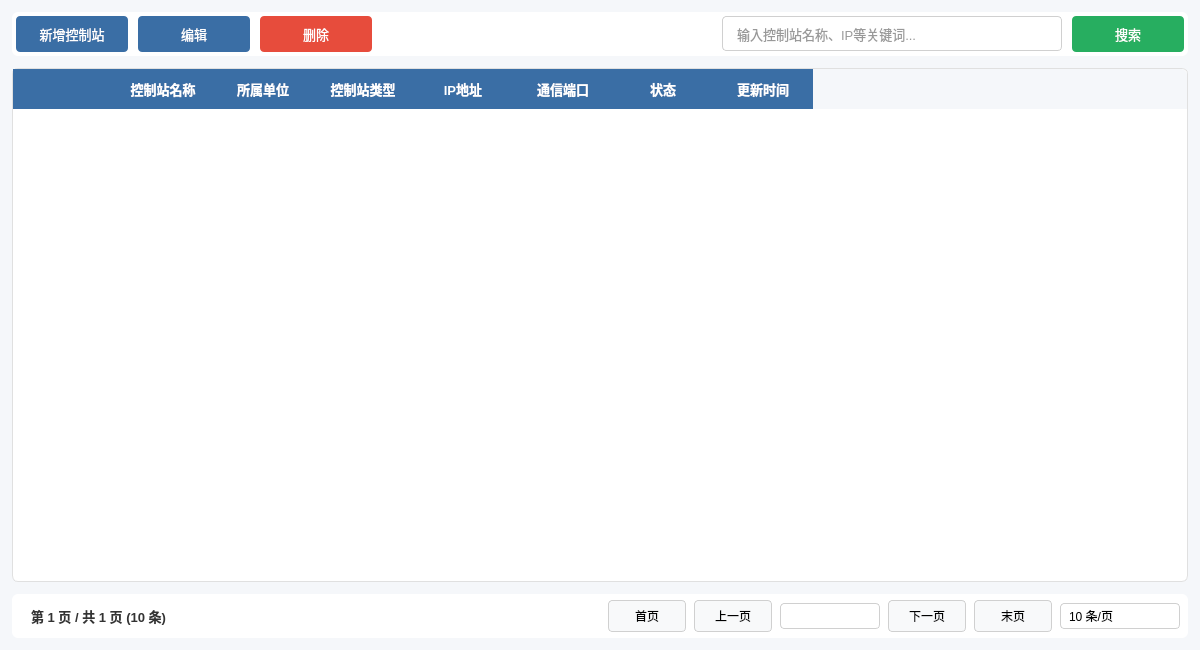
<?xml version="1.0" encoding="UTF-8"?>
<ui version="4.0">
 <class>ControlStationManageWindow</class>
 <widget class="QWidget" name="ControlStationManageWindow">
  <property name="geometry">
   <rect>
    <x>0</x>
    <y>0</y>
    <width>1200</width>
    <height>650</height>
   </rect>
  </property>
  <property name="windowTitle">
   <string>无人平台控制站管理</string>
  </property>
  <property name="styleSheet">
   <string notr="true">
    background-color: #f5f7fa;
    font-family: "Microsoft YaHei", "Segoe UI", sans-serif;
   </string>
  </property>
  <layout class="QVBoxLayout" name="verticalLayout">
   <property name="spacing">
    <number>12</number>
   </property>
   <property name="leftMargin">
    <number>12</number>
   </property>
   <property name="topMargin">
    <number>12</number>
   </property>
   <property name="rightMargin">
    <number>12</number>
   </property>
   <property name="bottomMargin">
    <number>12</number>
   </property>
   <item>
    <widget class="QWidget" name="buttonContainer" native="true">
     <property name="styleSheet">
      <string notr="true">
       background-color: white;
       border-radius: 6px;
       padding: 8px;
       box-shadow: 0 1px 4px rgba(0,0,0,0.05);
      </string>
     </property>
     <layout class="QHBoxLayout" name="buttonLayout">
      <property name="spacing">
       <number>10</number>
      </property>
      <property name="leftMargin">
       <number>4</number>
      </property>
      <property name="topMargin">
       <number>4</number>
      </property>
      <property name="rightMargin">
       <number>4</number>
      </property>
      <property name="bottomMargin">
       <number>4</number>
      </property>
      <item>
       <widget class="QPushButton" name="btnAdd">
        <property name="styleSheet">
         <string notr="true">
          QPushButton {
              background-color: #3a6ea5;
              color: white;
              border: none;
              padding: 8px 16px;
              border-radius: 4px;
              font-size: 13px;
              min-width: 80px;
              transition: background-color 0.2s;
          }
          QPushButton:hover {
              background-color: #4a90e2;
              box-shadow: 0 2px 4px rgba(0,0,0,0.1);
          }
          QPushButton:pressed {
              background-color: #2a5685;
          }
          QPushButton:disabled {
              background-color: #cccccc;
          }
         </string>
        </property>
        <property name="text">
         <string>新增控制站</string>
        </property>
        <property name="icon">
         <iconset>
          <normaloff>:/icons/add.png</normaloff>:/icons/add.png</iconset>
        </property>
       </widget>
      </item>
      <item>
       <widget class="QPushButton" name="btnEdit">
        <property name="styleSheet">
         <string notr="true">
          QPushButton {
              background-color: #3a6ea5;
              color: white;
              border: none;
              padding: 8px 16px;
              border-radius: 4px;
              font-size: 13px;
              min-width: 80px;
          }
          QPushButton:hover {
              background-color: #4a90e2;
          }
          QPushButton:pressed {
              background-color: #2a5685;
          }
         </string>
        </property>
        <property name="text">
         <string>编辑</string>
        </property>
        <property name="icon">
         <iconset>
          <normaloff>:/icons/edit.png</normaloff>:/icons/edit.png</iconset>
        </property>
       </widget>
      </item>
      <item>
       <widget class="QPushButton" name="btnDelete">
        <property name="styleSheet">
         <string notr="true">
          QPushButton {
              background-color: #e74c3c;
              color: white;
              border: none;
              padding: 8px 16px;
              border-radius: 4px;
              font-size: 13px;
              min-width: 80px;
          }
          QPushButton:hover {
              background-color: #c0392b;
          }
          QPushButton:pressed {
              background-color: #992d22;
          }
         </string>
        </property>
        <property name="text">
         <string>删除</string>
        </property>
        <property name="icon">
         <iconset>
          <normaloff>:/icons/delete.png</normaloff>:/icons/delete.png</iconset>
        </property>
       </widget>
      </item>
      <item>
       <spacer name="horizontalSpacer">
        <property name="orientation">
         <enum>Qt::Horizontal</enum>
        </property>
        <property name="sizeHint" stdset="0">
         <size>
          <width>40</width>
          <height>20</height>
         </size>
        </property>
       </spacer>
      </item>
      <item>
       <widget class="QLineEdit" name="lineSearch">
        <property name="minimumSize">
         <size>
          <width>250</width>
          <height>0</height>
         </size>
        </property>
        <property name="styleSheet">
         <string notr="true">
          QLineEdit {
              padding: 8px 12px;
              border: 1px solid #d0d0d0;
              border-radius: 4px;
              font-size: 13px;
              min-width: 250px;
              background-color: white;
              color: #333333;
          }
          QLineEdit:focus {
              border: 1px solid #4a90e2;
              box-shadow: 0 0 0 2px rgba(74,144,226,0.2);
          }
          QLineEdit::placeholder {
              color: #999999;
              font-style: italic;
          }
         </string>
        </property>
        <property name="placeholderText">
         <string>输入控制站名称、IP等关键词...</string>
        </property>
       </widget>
      </item>
      <item>
       <widget class="QPushButton" name="btnSearch">
        <property name="styleSheet">
         <string notr="true">
          QPushButton {
              background-color: #27ae60;
              color: white;
              border: none;
              padding: 8px 16px;
              border-radius: 4px;
              font-size: 13px;
              min-width: 80px;
          }
          QPushButton:hover {
              background-color: #2ecc71;
          }
          QPushButton:pressed {
              background-color: #219955;
          }
         </string>
        </property>
        <property name="text">
         <string>搜索</string>
        </property>
        <property name="icon">
         <iconset>
          <normaloff>:/icons/search.png</normaloff>:/icons/search.png</iconset>
        </property>
       </widget>
      </item>
     </layout>
    </widget>
   </item>
   <item>
    <widget class="QTableWidget" name="tableStations">
     <property name="styleSheet">
      <string notr="true">
       QTableWidget {
           font-size: 13px;
           background-color: white;
           alternate-background-color: #f8f9fa;
           border: 1px solid #e0e0e0;
           border-radius: 6px;
           gridline-color: #e0e0e0;
           outline: 0;
       }
       QTableWidget::item {
           padding: 8px;
           border-bottom: 1px solid #f0f0f0;
           color: #333333;
       }
       QTableWidget::item:hover {
           background-color: #f0f7ff;
       }
       QHeaderView::section {
           background-color: #3a6ea5;
           color: white;
           padding: 8px;
           border: none;
           font-weight: 500;
           font-size: 13px;
       }
       QHeaderView {
           border-top-left-radius: 6px;
           border-top-right-radius: 6px;
       }
      </string>
     </property>
     <property name="sizeAdjustPolicy">
      <enum>QAbstractScrollArea::AdjustToContents</enum>
     </property>
     <property name="alternatingRowColors">
      <bool>true</bool>
     </property>
     <property name="selectionMode">
      <enum>QAbstractItemView::NoSelection</enum>
     </property>
     <property name="selectionBehavior">
      <enum>QAbstractItemView::SelectRows</enum>
     </property>
     <property name="showGrid">
      <bool>false</bool>
     </property>
     <property name="sortingEnabled">
      <bool>true</bool>
     </property>
     <property name="rowCount">
      <number>0</number>
     </property>
     <property name="columnCount">
      <number>8</number>
     </property>
     <column>
      <property name="text">
       <string/>
      </property>
      <property name="resizeMode">
       <enum>QHeaderView::Fixed</enum>
      </property>
      <property name="minimumWidth">
       <number>40</number>
      </property>
      <property name="maximumWidth">
       <number>40</number>
      </property>
     </column>
     <column>
      <property name="text">
       <string>控制站名称</string>
      </property>
      <property name="resizeMode">
       <enum>QHeaderView::Stretch</enum>
      </property>
     </column>
     <column>
      <property name="text">
       <string>所属单位</string>
      </property>
      <property name="resizeMode">
       <enum>QHeaderView::Interactive</enum>
      </property>
     </column>
     <column>
      <property name="text">
       <string>控制站类型</string>
      </property>
      <property name="resizeMode">
       <enum>QHeaderView::ResizeToContents</enum>
      </property>
     </column>
     <column>
      <property name="text">
       <string>IP地址</string>
      </property>
      <property name="resizeMode">
       <enum>QHeaderView::ResizeToContents</enum>
      </property>
     </column>
     <column>
      <property name="text">
       <string>通信端口</string>
      </property>
      <property name="resizeMode">
       <enum>QHeaderView::ResizeToContents</enum>
      </property>
     </column>
     <column>
      <property name="text">
       <string>状态</string>
      </property>
      <property name="resizeMode">
       <enum>QHeaderView::ResizeToContents</enum>
      </property>
     </column>
     <column>
      <property name="text">
       <string>更新时间</string>
      </property>
      <property name="resizeMode">
       <enum>QHeaderView::ResizeToContents</enum>
      </property>
     </column>
    </widget>
   </item>
   <item>
    <widget class="QWidget" name="paginationWidget" native="true">
     <property name="styleSheet">
      <string notr="true">
       background-color: white;
       border-radius: 6px;
       padding: 8px;
       box-shadow: 0 1px 4px rgba(0,0,0,0.05);
      </string>
     </property>
     <layout class="QHBoxLayout" name="horizontalLayout">
      <property name="spacing">
       <number>8</number>
      </property>
      <property name="leftMargin">
       <number>8</number>
      </property>
      <property name="topMargin">
       <number>4</number>
      </property>
      <property name="rightMargin">
       <number>8</number>
      </property>
      <property name="bottomMargin">
       <number>4</number>
      </property>
      <item>
       <widget class="QLabel" name="labelPageInfo">
        <property name="styleSheet">
         <string notr="true">
         color: #333333;
         font-size: 13px;
         font-weight: 500;
         background-color: transparent;
         </string>
        </property>
        <property name="text">
         <string>第 1 页 / 共 1 页 (10 条)</string>
        </property>
       </widget>
      </item>
      <item>
       <spacer name="horizontalSpacer_2">
        <property name="orientation">
         <enum>Qt::Horizontal</enum>
        </property>
        <property name="sizeHint" stdset="0">
         <size>
          <width>40</width>
          <height>20</height>
         </size>
        </property>
       </spacer>
      </item>
      <item>
       <widget class="QPushButton" name="btnFirst">
        <property name="styleSheet">
         <string notr="true">
          QPushButton {
              min-width: 60px;
              padding: 6px 8px;
              background-color: #f8f9fa;
              border: 1px solid #d0d0d0;
              border-radius: 4px;
              font-size: 12px;
          }
          QPushButton:hover {
              background-color: #e9ecef;
          }
          QPushButton:pressed {
              background-color: #dee2e6;
          }
         </string>
        </property>
        <property name="text">
         <string>首页</string>
        </property>
        <property name="icon">
         <iconset>
          <normaloff>:/icons/first.png</normaloff>:/icons/first.png</iconset>
        </property>
       </widget>
      </item>
      <item>
       <widget class="QPushButton" name="btnPrev">
        <property name="styleSheet">
         <string notr="true">
          QPushButton {
              min-width: 60px;
              padding: 6px 8px;
              background-color: #f8f9fa;
              border: 1px solid #d0d0d0;
              border-radius: 4px;
              font-size: 12px;
          }
          QPushButton:hover {
              background-color: #e9ecef;
          }
          QPushButton:pressed {
              background-color: #dee2e6;
          }
         </string>
        </property>
        <property name="text">
         <string>上一页</string>
        </property>
        <property name="icon">
         <iconset>
          <normaloff>:/icons/prev.png</normaloff>:/icons/prev.png</iconset>
        </property>
       </widget>
      </item>
      <item>
       <widget class="QComboBox" name="comboPage">
        <property name="styleSheet">
         <string notr="true">
          QComboBox {
              padding: 4px 8px;
              border: 1px solid #d0d0d0;
              border-radius: 4px;
              min-width: 60px;
              font-size: 12px;
              padding: 4px 8px;
              color: #333333;
              background-color: white;
          }
          QComboBox::drop-down {
              width: 20px;
              border: none;
          }
          QComboBox QAbstractItemView {
              background-color: white;
              color: #333333;
              selection-background-color: #3a6ea5;
              selection-color: white;
          }
         </string>
        </property>
        <property name="currentText">
         <string/>
        </property>
       </widget>
      </item>
      <item>
       <widget class="QPushButton" name="btnNext">
        <property name="styleSheet">
         <string notr="true">
          QPushButton {
              min-width: 60px;
              padding: 6px 8px;
              background-color: #f8f9fa;
              border: 1px solid #d0d0d0;
              border-radius: 4px;
              font-size: 12px;
          }
          QPushButton:hover {
              background-color: #e9ecef;
          }
          QPushButton:pressed {
              background-color: #dee2e6;
          }
         </string>
        </property>
        <property name="text">
         <string>下一页</string>
        </property>
        <property name="icon">
         <iconset>
          <normaloff>:/icons/next.png</normaloff>:/icons/next.png</iconset>
        </property>
       </widget>
      </item>
      <item>
       <widget class="QPushButton" name="btnLast">
        <property name="styleSheet">
         <string notr="true">
          QPushButton {
              min-width: 60px;
              padding: 6px 8px;
              background-color: #f8f9fa;
              border: 1px solid #d0d0d0;
              border-radius: 4px;
              font-size: 12px;
          }
          QPushButton:hover {
              background-color: #e9ecef;
          }
          QPushButton:pressed {
              background-color: #dee2e6;
          }
         </string>
        </property>
        <property name="text">
         <string>末页</string>
        </property>
        <property name="icon">
         <iconset>
          <normaloff>:/icons/last.png</normaloff>:/icons/last.png</iconset>
        </property>
       </widget>
      </item>
      <item>
       <widget class="QComboBox" name="comboPageSize">
        <property name="styleSheet">
         <string notr="true">
          QComboBox {
              padding: 4px 8px;
              border: 1px solid #d0d0d0;
              border-radius: 4px;
              min-width: 80px;
              font-size: 12px;
              color: black;
          }
          QComboBox::drop-down {
              width: 20px;
              border: none;
          }
          QComboBox QAbstractItemView {
              color: black;
              background-color: white;
          }
         </string>
        </property>
        <item>
         <property name="text">
          <string>10 条/页</string>
         </property>
        </item>
        <item>
         <property name="text">
          <string>20 条/页</string>
         </property>
        </item>
        <item>
         <property name="text">
          <string>50 条/页</string>
         </property>
        </item>
        <item>
         <property name="text">
          <string>100 条/页</string>
         </property>
        </item>
       </widget>
      </item>
     </layout>
    </widget>
   </item>
  </layout>
 </widget>
 <resources/>
 <connections/>
</ui>
